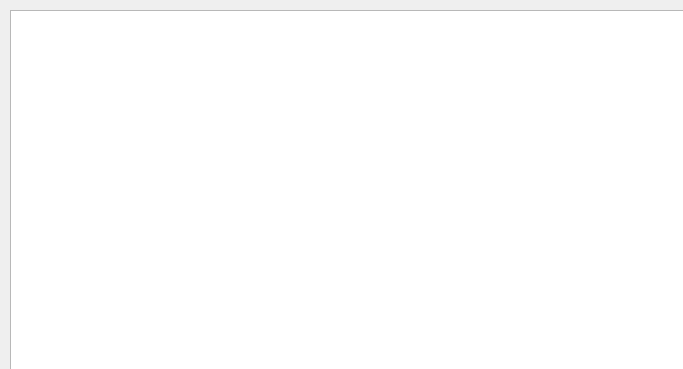
<?xml version="1.0" encoding="UTF-8"?>
<ui version="4.0">
 <class>QtGuiClass</class>
 <widget class="QWidget" name="QtGuiClass">
  <property name="geometry">
   <rect>
    <x>0</x>
    <y>0</y>
    <width>683</width>
    <height>369</height>
   </rect>
  </property>
  <property name="windowTitle">
   <string>QtGuiClass</string>
  </property>
  <widget class="QTableView" name="tableView">
   <property name="geometry">
    <rect>
     <x>10</x>
     <y>10</y>
     <width>1101</width>
     <height>681</height>
    </rect>
   </property>
  </widget>
 </widget>
 <layoutdefault spacing="6" margin="11"/>
 <resources/>
 <connections/>
</ui>
